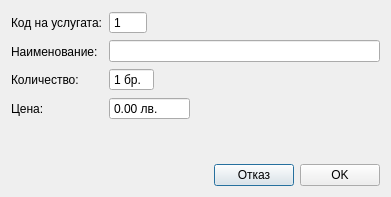
<?xml version="1.0" encoding="UTF-8"?>
<ui version="4.0">
 <class>BusinessOpEditDialog</class>
 <widget class="QDialog" name="BusinessOpEditDialog">
  <property name="geometry">
   <rect>
    <x>0</x>
    <y>0</y>
    <width>391</width>
    <height>197</height>
   </rect>
  </property>
  <property name="sizePolicy">
   <sizepolicy hsizetype="Preferred" vsizetype="Preferred">
    <horstretch>0</horstretch>
    <verstretch>0</verstretch>
   </sizepolicy>
  </property>
  <property name="windowTitle">
   <string>BusinessOpEditDialog</string>
  </property>
  <layout class="QVBoxLayout" name="verticalLayout_3">
   <item>
    <layout class="QHBoxLayout" name="horizontalLayout_4">
     <item>
      <layout class="QVBoxLayout" name="verticalLayout">
       <item>
        <widget class="QLabel" name="label_2">
         <property name="text">
          <string>Код на услугата:</string>
         </property>
        </widget>
       </item>
       <item>
        <widget class="QLabel" name="label">
         <property name="text">
          <string>Наименование:</string>
         </property>
        </widget>
       </item>
       <item>
        <widget class="QLabel" name="label_3">
         <property name="text">
          <string>Количество:</string>
         </property>
        </widget>
       </item>
       <item>
        <widget class="QLabel" name="label_4">
         <property name="text">
          <string>Цена:</string>
         </property>
        </widget>
       </item>
      </layout>
     </item>
     <item>
      <layout class="QVBoxLayout" name="verticalLayout_2">
       <item>
        <layout class="QHBoxLayout" name="horizontalLayout_3">
         <item>
          <widget class="QSpinBox" name="codeSpinBox">
           <property name="buttonSymbols">
            <enum>QAbstractSpinBox::NoButtons</enum>
           </property>
           <property name="minimum">
            <number>1</number>
           </property>
           <property name="maximum">
            <number>9999</number>
           </property>
          </widget>
         </item>
         <item>
          <spacer name="horizontalSpacer">
           <property name="orientation">
            <enum>Qt::Horizontal</enum>
           </property>
           <property name="sizeHint" stdset="0">
            <size>
             <width>40</width>
             <height>20</height>
            </size>
           </property>
          </spacer>
         </item>
        </layout>
       </item>
       <item>
        <widget class="QLineEdit" name="nameEdit"/>
       </item>
       <item>
        <layout class="QHBoxLayout" name="horizontalLayout_2">
         <item>
          <widget class="QSpinBox" name="quantitySpinBox">
           <property name="buttonSymbols">
            <enum>QAbstractSpinBox::NoButtons</enum>
           </property>
           <property name="suffix">
            <string> бр.</string>
           </property>
           <property name="minimum">
            <number>1</number>
           </property>
          </widget>
         </item>
         <item>
          <spacer name="horizontalSpacer_2">
           <property name="orientation">
            <enum>Qt::Horizontal</enum>
           </property>
           <property name="sizeHint" stdset="0">
            <size>
             <width>40</width>
             <height>20</height>
            </size>
           </property>
          </spacer>
         </item>
        </layout>
       </item>
       <item>
        <layout class="QHBoxLayout" name="horizontalLayout">
         <item>
          <widget class="QDoubleSpinBox" name="priceSpinBox">
           <property name="buttonSymbols">
            <enum>QAbstractSpinBox::NoButtons</enum>
           </property>
           <property name="suffix">
            <string> лв.</string>
           </property>
           <property name="maximum">
            <double>10000.000000000000000</double>
           </property>
          </widget>
         </item>
         <item>
          <spacer name="horizontalSpacer_3">
           <property name="orientation">
            <enum>Qt::Horizontal</enum>
           </property>
           <property name="sizeHint" stdset="0">
            <size>
             <width>40</width>
             <height>20</height>
            </size>
           </property>
          </spacer>
         </item>
        </layout>
       </item>
      </layout>
     </item>
    </layout>
   </item>
   <item>
    <spacer name="verticalSpacer">
     <property name="orientation">
      <enum>Qt::Vertical</enum>
     </property>
     <property name="sizeHint" stdset="0">
      <size>
       <width>20</width>
       <height>40</height>
      </size>
     </property>
    </spacer>
   </item>
   <item>
    <layout class="QHBoxLayout" name="horizontalLayout_5">
     <item>
      <spacer name="horizontalSpacer_4">
       <property name="orientation">
        <enum>Qt::Horizontal</enum>
       </property>
       <property name="sizeHint" stdset="0">
        <size>
         <width>40</width>
         <height>20</height>
        </size>
       </property>
      </spacer>
     </item>
     <item>
      <widget class="QPushButton" name="cancelButton">
       <property name="text">
        <string>Отказ</string>
       </property>
      </widget>
     </item>
     <item>
      <widget class="QPushButton" name="okButton">
       <property name="text">
        <string>OK</string>
       </property>
      </widget>
     </item>
    </layout>
   </item>
  </layout>
 </widget>
 <layoutdefault spacing="6" margin="11"/>
 <resources/>
 <connections/>
</ui>
